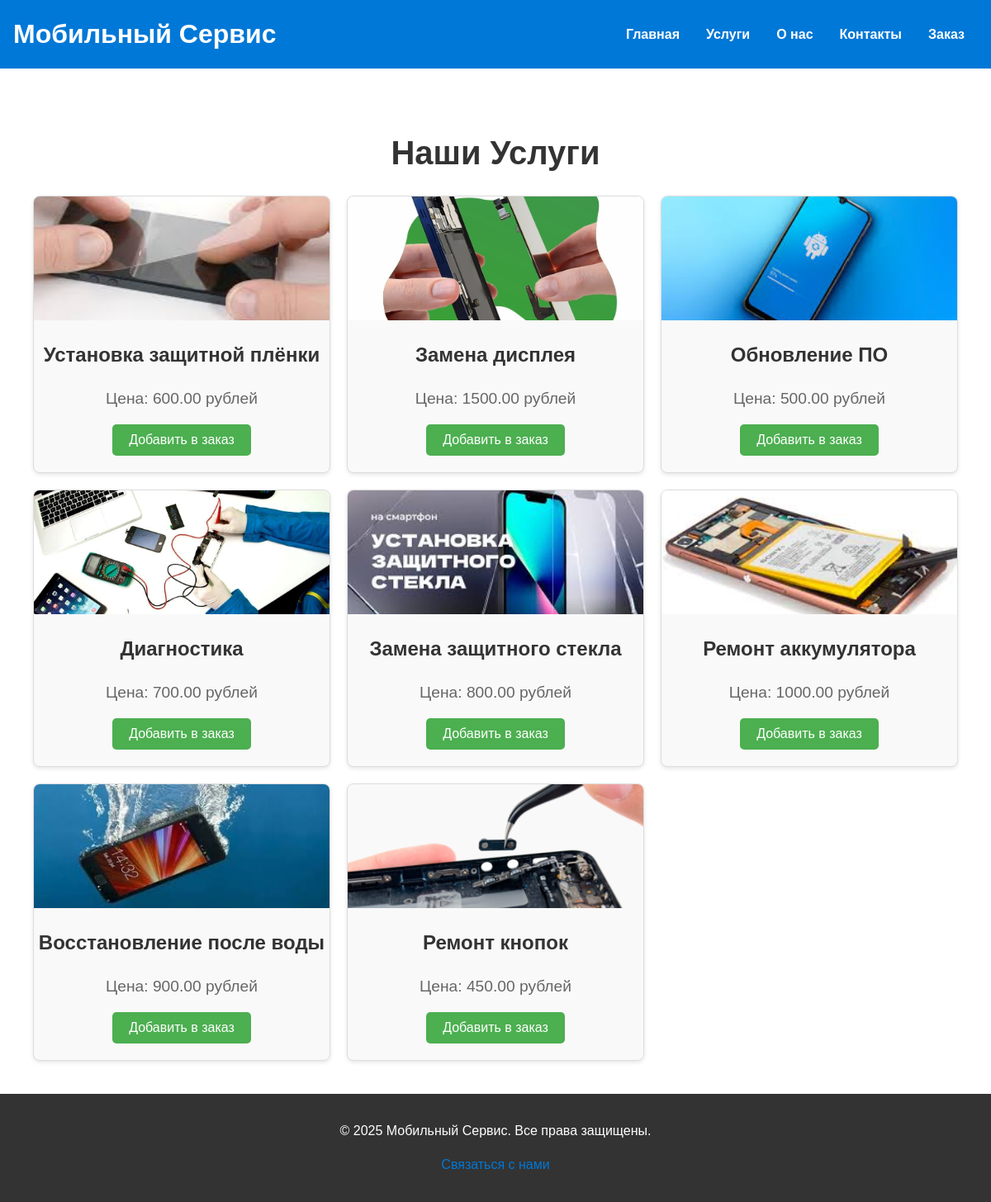
/services, run on the app's committed database.
### main/models.py (models this page shows, shortened)
class Service(models.Model):
    name = models.CharField(max_length=200, verbose_name="Название услуги")
    price = models.DecimalField(max_digits=10, decimal_places=2, verbose_name="Цена")
    image = models.ImageField(upload_to='services/', verbose_name="Фото услуги")

### main/views.py (the view)
# urls.py: path('services', views.services, name='services'),
def services(request):
    services = Service.objects.all()
    return render(request, 'main/services.html', {'services': services})

### main/templates/main/services.html (shortened to what this page needs)
{% extends 'main/base.html' %}
{% load static %}
{% block content %}
<div class="services-container">
    <h1>Наши Услуги</h1>
    <div class="services-grid">
        {% for service in services %}
        <div class="service-card">
            <img src="{{ service.image.url }}" alt="{{ service.name }}">
            <h2>{{ service.name }}</h2>
            <p>Цена: {{ service.price }} рублей</p>
            <button class="add-to-order" data-name="{{ service.name }}" data-price="{{ service.price }}">
                Добавить в заказ
            </button>
        </div>
        {% endfor %}
    </div>
</div>
{% endblock %}

### main/templates/main/base.html (shortened to what this page needs)
{% load static %}
<!DOCTYPE html>
<html lang="en">
<head>
    <link rel="stylesheet" href="{% static 'main/css/style.css' %}">
</head>
<body>
    <header>
        <div class="container">
            <h1>Мобильный Сервис</h1>
            <nav>
                <ul class="nav-links">
                    <li><a href="{% url 'home' %}">Главная</a></li>
                    <li><a href="{% url 'services' %}">Услуги</a></li>
                    <li><a href="{% url 'about' %}">О нас</a></li>
                    <li><a href="{% url 'contacts' %}">Контакты</a></li>
                    <li><a href="{% url 'order' %}">Заказ</a></li>
                </ul>
            </nav>
        </div>
    </header>
    <main>
        <div class="content">
            {% block content %}
            {% endblock %}
        </div>
    </main>
    <footer>
        <div class="container">
            <p>&copy; 2025 Мобильный Сервис. Все права защищены.</p>
            <p><a href="/contacts">Связаться с нами</a></p>
        </div>
    </footer>
</body>
</html>

### main/static/main/css/style.css (style rules this page uses)
html, body { font-family: Arial, sans-serif; margin: 0; padding: 0; line-height: 1.6; color: #333; display: flex; flex-direction: column; height: 100% }
header { background: #0078d7; color: #fff; padding: 1rem 0; margin-bottom: 50px; }
header .container { display: flex; justify-content: space-between; align-items: center; max-width: 1200px; margin: 0 auto; padding: 0 1rem; }
header h1 { margin: 0; }
.nav-links { list-style: none; display: flex; margin: 0; padding: 0; }
.nav-links li { margin: 0 1rem; }
.nav-links a { color: #fff; text-decoration: none; font-weight: bold; }
main { flex: 1; }
footer { background: #333; color: #fff; text-align: center; padding: 1rem 0; margin-top: auto; }
footer a { color: #0078d7; text-decoration: none; }
.services-container { text-align: center; padding: 20px; }
.services-container h1 { font-size: 2.5em; margin-bottom: 20px; margin: 0; }
.services-grid { display: grid; grid-template-columns: repeat(3, 1fr); gap: 20px; padding: 20px; }
.service-card { background-color: #f9f9f9; border: 1px solid #ddd; border-radius: 8px; overflow: hidden; box-shadow: 0 2px 5px rgba(0, 0, 0, 0.1); transition: transform 0.3s ease, box-shadow 0.3s ease; }
.service-card img { width: 100%; height: 150px; object-fit: cover; }
.service-card h2 { font-size: 1.5em; margin: 15px 0; color: #333; }
.service-card p { font-size: 1.2em; color: #666; margin-bottom: 15px; }
button.add-to-order { background-color: #4CAF50; color: white; border: none; border-radius: 5px; padding: 10px 20px; font-size: 1em; cursor: pointer; transition: background-color 0.3s ease, transform 0.2s ease; margin-bottom: 20px; }

### data on the page
Service: image (picture), name "Установка защитной плёнки", price "600.00"
Service: image (picture), name "Замена дисплея", price "1500.00"
Service: image (picture), name "Обновление ПО", price "500.00"
Service: image (picture), name "Диагностика", price "700.00"
Service: image (picture), name "Замена защитного стекла", price "800.00"
Service: image (picture), name "Ремонт аккумулятора", price "1000.00"
Service: image (picture), name "Восстановление после воды", price "900.00"
Service: image (picture), name "Ремонт кнопок", price "450.00"
